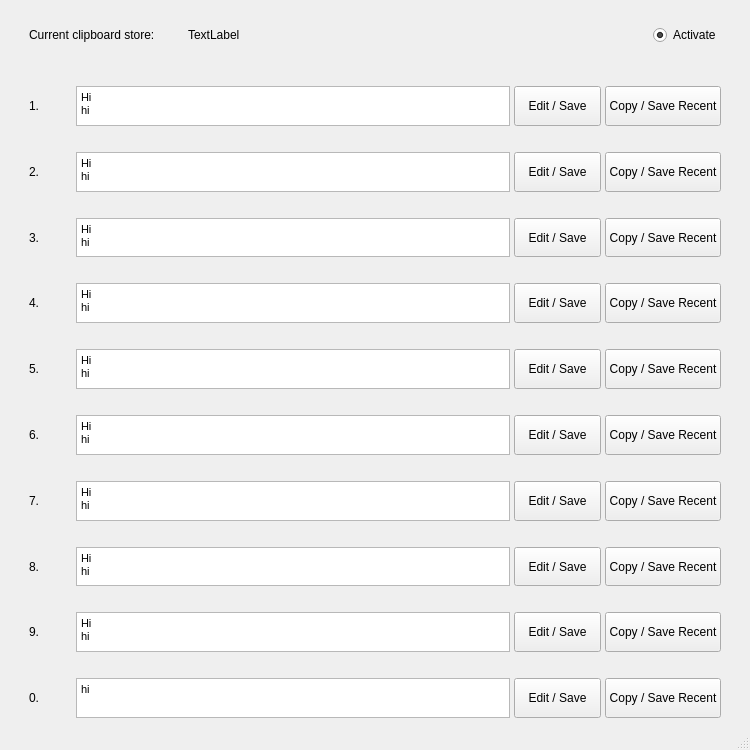
<?xml version="1.0" encoding="UTF-8"?>
<ui version="4.0">
 <class>BetterClipboard</class>
 <widget class="QMainWindow" name="BetterClipboard">
  <property name="geometry">
   <rect>
    <x>0</x>
    <y>0</y>
    <width>750</width>
    <height>750</height>
   </rect>
  </property>
  <property name="sizePolicy">
   <sizepolicy hsizetype="MinimumExpanding" vsizetype="MinimumExpanding">
    <horstretch>0</horstretch>
    <verstretch>0</verstretch>
   </sizepolicy>
  </property>
  <property name="minimumSize">
   <size>
    <width>750</width>
    <height>750</height>
   </size>
  </property>
  <property name="windowTitle">
   <string>Better Clipboard</string>
  </property>
  <widget class="QWidget" name="centralwidget">
   <layout class="QVBoxLayout" name="verticalLayout" stretch="0,0,0,0,0,0,0,0,0,0,0">
    <property name="topMargin">
     <number>0</number>
    </property>
    <property name="bottomMargin">
     <number>0</number>
    </property>
    <item>
     <layout class="QHBoxLayout" name="recent_layout" stretch="1,3,0">
      <property name="leftMargin">
       <number>20</number>
      </property>
      <property name="topMargin">
       <number>20</number>
      </property>
      <property name="rightMargin">
       <number>20</number>
      </property>
      <property name="bottomMargin">
       <number>20</number>
      </property>
      <item>
       <widget class="QLabel" name="current_text">
        <property name="text">
         <string>Current clipboard store: </string>
        </property>
       </widget>
      </item>
      <item>
       <widget class="QLabel" name="current_value">
        <property name="minimumSize">
         <size>
          <width>0</width>
          <height>30</height>
         </size>
        </property>
        <property name="maximumSize">
         <size>
          <width>16777215</width>
          <height>30</height>
         </size>
        </property>
        <property name="text">
         <string>TextLabel</string>
        </property>
       </widget>
      </item>
      <item>
       <widget class="QRadioButton" name="clipboard_active">
        <property name="text">
         <string>Activate</string>
        </property>
        <property name="checked">
         <bool>true</bool>
        </property>
       </widget>
      </item>
     </layout>
    </item>
    <item>
     <layout class="QHBoxLayout" name="entry_hori_1" stretch="1,10,2,2">
      <property name="spacing">
       <number>4</number>
      </property>
      <property name="leftMargin">
       <number>20</number>
      </property>
      <property name="topMargin">
       <number>10</number>
      </property>
      <property name="rightMargin">
       <number>20</number>
      </property>
      <property name="bottomMargin">
       <number>10</number>
      </property>
      <item>
       <widget class="QLabel" name="entry_choice_1">
        <property name="text">
         <string>1.</string>
        </property>
       </widget>
      </item>
      <item>
       <widget class="QTextEdit" name="entry_textEdit_1">
        <property name="enabled">
         <bool>true</bool>
        </property>
        <property name="sizePolicy">
         <sizepolicy hsizetype="Expanding" vsizetype="Expanding">
          <horstretch>0</horstretch>
          <verstretch>0</verstretch>
         </sizepolicy>
        </property>
        <property name="minimumSize">
         <size>
          <width>200</width>
          <height>30</height>
         </size>
        </property>
        <property name="maximumSize">
         <size>
          <width>10000</width>
          <height>50</height>
         </size>
        </property>
        <property name="baseSize">
         <size>
          <width>200</width>
          <height>50</height>
         </size>
        </property>
        <property name="html">
         <string>&lt;!DOCTYPE HTML PUBLIC &quot;-//W3C//DTD HTML 4.0//EN&quot; &quot;http://www.w3.org/TR/REC-html40/strict.dtd&quot;&gt;
&lt;html&gt;&lt;head&gt;&lt;meta name=&quot;qrichtext&quot; content=&quot;1&quot; /&gt;&lt;style type=&quot;text/css&quot;&gt;
p, li { white-space: pre-wrap; }
&lt;/style&gt;&lt;/head&gt;&lt;body style=&quot; font-family:'MS Shell Dlg 2'; font-size:8pt; font-weight:400; font-style:normal;&quot;&gt;
&lt;p style=&quot; margin-top:0px; margin-bottom:0px; margin-left:0px; margin-right:0px; -qt-block-indent:0; text-indent:0px;&quot;&gt;Hi&lt;/p&gt;
&lt;p style=&quot; margin-top:0px; margin-bottom:0px; margin-left:0px; margin-right:0px; -qt-block-indent:0; text-indent:0px;&quot;&gt;hi&lt;/p&gt;&lt;/body&gt;&lt;/html&gt;</string>
        </property>
       </widget>
      </item>
      <item>
       <widget class="QPushButton" name="entry_edit_button_1">
        <property name="sizePolicy">
         <sizepolicy hsizetype="Minimum" vsizetype="Expanding">
          <horstretch>0</horstretch>
          <verstretch>0</verstretch>
         </sizepolicy>
        </property>
        <property name="maximumSize">
         <size>
          <width>16777215</width>
          <height>45</height>
         </size>
        </property>
        <property name="text">
         <string>Edit / Save</string>
        </property>
       </widget>
      </item>
      <item>
       <widget class="QPushButton" name="entry_copy_button_1">
        <property name="sizePolicy">
         <sizepolicy hsizetype="Minimum" vsizetype="Expanding">
          <horstretch>0</horstretch>
          <verstretch>0</verstretch>
         </sizepolicy>
        </property>
        <property name="minimumSize">
         <size>
          <width>0</width>
          <height>0</height>
         </size>
        </property>
        <property name="maximumSize">
         <size>
          <width>16777215</width>
          <height>45</height>
         </size>
        </property>
        <property name="text">
         <string>Copy / Save Recent</string>
        </property>
       </widget>
      </item>
     </layout>
    </item>
    <item>
     <layout class="QHBoxLayout" name="entry_hori_2" stretch="1,10,2,2">
      <property name="spacing">
       <number>4</number>
      </property>
      <property name="leftMargin">
       <number>20</number>
      </property>
      <property name="topMargin">
       <number>10</number>
      </property>
      <property name="rightMargin">
       <number>20</number>
      </property>
      <property name="bottomMargin">
       <number>10</number>
      </property>
      <item>
       <widget class="QLabel" name="entry_choice_2">
        <property name="text">
         <string>2.</string>
        </property>
       </widget>
      </item>
      <item>
       <widget class="QTextEdit" name="entry_textEdit_2">
        <property name="enabled">
         <bool>true</bool>
        </property>
        <property name="sizePolicy">
         <sizepolicy hsizetype="Expanding" vsizetype="Expanding">
          <horstretch>0</horstretch>
          <verstretch>0</verstretch>
         </sizepolicy>
        </property>
        <property name="minimumSize">
         <size>
          <width>200</width>
          <height>30</height>
         </size>
        </property>
        <property name="maximumSize">
         <size>
          <width>10000</width>
          <height>50</height>
         </size>
        </property>
        <property name="baseSize">
         <size>
          <width>200</width>
          <height>50</height>
         </size>
        </property>
        <property name="html">
         <string>&lt;!DOCTYPE HTML PUBLIC &quot;-//W3C//DTD HTML 4.0//EN&quot; &quot;http://www.w3.org/TR/REC-html40/strict.dtd&quot;&gt;
&lt;html&gt;&lt;head&gt;&lt;meta name=&quot;qrichtext&quot; content=&quot;1&quot; /&gt;&lt;style type=&quot;text/css&quot;&gt;
p, li { white-space: pre-wrap; }
&lt;/style&gt;&lt;/head&gt;&lt;body style=&quot; font-family:'MS Shell Dlg 2'; font-size:8pt; font-weight:400; font-style:normal;&quot;&gt;
&lt;p style=&quot; margin-top:0px; margin-bottom:0px; margin-left:0px; margin-right:0px; -qt-block-indent:0; text-indent:0px;&quot;&gt;Hi&lt;/p&gt;
&lt;p style=&quot; margin-top:0px; margin-bottom:0px; margin-left:0px; margin-right:0px; -qt-block-indent:0; text-indent:0px;&quot;&gt;hi&lt;/p&gt;&lt;/body&gt;&lt;/html&gt;</string>
        </property>
       </widget>
      </item>
      <item>
       <widget class="QPushButton" name="entry_edit_button_2">
        <property name="sizePolicy">
         <sizepolicy hsizetype="Minimum" vsizetype="Expanding">
          <horstretch>0</horstretch>
          <verstretch>0</verstretch>
         </sizepolicy>
        </property>
        <property name="maximumSize">
         <size>
          <width>16777215</width>
          <height>45</height>
         </size>
        </property>
        <property name="text">
         <string>Edit / Save</string>
        </property>
       </widget>
      </item>
      <item>
       <widget class="QPushButton" name="entry_copy_button_2">
        <property name="sizePolicy">
         <sizepolicy hsizetype="Minimum" vsizetype="Expanding">
          <horstretch>0</horstretch>
          <verstretch>0</verstretch>
         </sizepolicy>
        </property>
        <property name="minimumSize">
         <size>
          <width>0</width>
          <height>0</height>
         </size>
        </property>
        <property name="maximumSize">
         <size>
          <width>16777215</width>
          <height>45</height>
         </size>
        </property>
        <property name="text">
         <string>Copy / Save Recent</string>
        </property>
       </widget>
      </item>
     </layout>
    </item>
    <item>
     <layout class="QHBoxLayout" name="entry_hori_3" stretch="1,10,2,2">
      <property name="spacing">
       <number>4</number>
      </property>
      <property name="leftMargin">
       <number>20</number>
      </property>
      <property name="topMargin">
       <number>10</number>
      </property>
      <property name="rightMargin">
       <number>20</number>
      </property>
      <property name="bottomMargin">
       <number>10</number>
      </property>
      <item>
       <widget class="QLabel" name="entry_choice_3">
        <property name="text">
         <string>3.</string>
        </property>
       </widget>
      </item>
      <item>
       <widget class="QTextEdit" name="entry_textEdit_3">
        <property name="enabled">
         <bool>true</bool>
        </property>
        <property name="sizePolicy">
         <sizepolicy hsizetype="Expanding" vsizetype="Expanding">
          <horstretch>0</horstretch>
          <verstretch>0</verstretch>
         </sizepolicy>
        </property>
        <property name="minimumSize">
         <size>
          <width>200</width>
          <height>30</height>
         </size>
        </property>
        <property name="maximumSize">
         <size>
          <width>10000</width>
          <height>50</height>
         </size>
        </property>
        <property name="baseSize">
         <size>
          <width>200</width>
          <height>50</height>
         </size>
        </property>
        <property name="html">
         <string>&lt;!DOCTYPE HTML PUBLIC &quot;-//W3C//DTD HTML 4.0//EN&quot; &quot;http://www.w3.org/TR/REC-html40/strict.dtd&quot;&gt;
&lt;html&gt;&lt;head&gt;&lt;meta name=&quot;qrichtext&quot; content=&quot;1&quot; /&gt;&lt;style type=&quot;text/css&quot;&gt;
p, li { white-space: pre-wrap; }
&lt;/style&gt;&lt;/head&gt;&lt;body style=&quot; font-family:'MS Shell Dlg 2'; font-size:8pt; font-weight:400; font-style:normal;&quot;&gt;
&lt;p style=&quot; margin-top:0px; margin-bottom:0px; margin-left:0px; margin-right:0px; -qt-block-indent:0; text-indent:0px;&quot;&gt;Hi&lt;/p&gt;
&lt;p style=&quot; margin-top:0px; margin-bottom:0px; margin-left:0px; margin-right:0px; -qt-block-indent:0; text-indent:0px;&quot;&gt;hi&lt;/p&gt;&lt;/body&gt;&lt;/html&gt;</string>
        </property>
       </widget>
      </item>
      <item>
       <widget class="QPushButton" name="entry_edit_button_3">
        <property name="sizePolicy">
         <sizepolicy hsizetype="Minimum" vsizetype="Expanding">
          <horstretch>0</horstretch>
          <verstretch>0</verstretch>
         </sizepolicy>
        </property>
        <property name="maximumSize">
         <size>
          <width>16777215</width>
          <height>45</height>
         </size>
        </property>
        <property name="text">
         <string>Edit / Save</string>
        </property>
       </widget>
      </item>
      <item>
       <widget class="QPushButton" name="entry_copy_button_3">
        <property name="sizePolicy">
         <sizepolicy hsizetype="Minimum" vsizetype="Expanding">
          <horstretch>0</horstretch>
          <verstretch>0</verstretch>
         </sizepolicy>
        </property>
        <property name="minimumSize">
         <size>
          <width>0</width>
          <height>0</height>
         </size>
        </property>
        <property name="maximumSize">
         <size>
          <width>16777215</width>
          <height>45</height>
         </size>
        </property>
        <property name="text">
         <string>Copy / Save Recent</string>
        </property>
       </widget>
      </item>
     </layout>
    </item>
    <item>
     <layout class="QHBoxLayout" name="entry_hori_4" stretch="1,10,2,2">
      <property name="spacing">
       <number>4</number>
      </property>
      <property name="leftMargin">
       <number>20</number>
      </property>
      <property name="topMargin">
       <number>10</number>
      </property>
      <property name="rightMargin">
       <number>20</number>
      </property>
      <property name="bottomMargin">
       <number>10</number>
      </property>
      <item>
       <widget class="QLabel" name="entry_choice_4">
        <property name="text">
         <string>4.</string>
        </property>
       </widget>
      </item>
      <item>
       <widget class="QTextEdit" name="entry_textEdit_4">
        <property name="enabled">
         <bool>true</bool>
        </property>
        <property name="sizePolicy">
         <sizepolicy hsizetype="Expanding" vsizetype="Expanding">
          <horstretch>0</horstretch>
          <verstretch>0</verstretch>
         </sizepolicy>
        </property>
        <property name="minimumSize">
         <size>
          <width>200</width>
          <height>30</height>
         </size>
        </property>
        <property name="maximumSize">
         <size>
          <width>10000</width>
          <height>50</height>
         </size>
        </property>
        <property name="baseSize">
         <size>
          <width>200</width>
          <height>50</height>
         </size>
        </property>
        <property name="html">
         <string>&lt;!DOCTYPE HTML PUBLIC &quot;-//W3C//DTD HTML 4.0//EN&quot; &quot;http://www.w3.org/TR/REC-html40/strict.dtd&quot;&gt;
&lt;html&gt;&lt;head&gt;&lt;meta name=&quot;qrichtext&quot; content=&quot;1&quot; /&gt;&lt;style type=&quot;text/css&quot;&gt;
p, li { white-space: pre-wrap; }
&lt;/style&gt;&lt;/head&gt;&lt;body style=&quot; font-family:'MS Shell Dlg 2'; font-size:8pt; font-weight:400; font-style:normal;&quot;&gt;
&lt;p style=&quot; margin-top:0px; margin-bottom:0px; margin-left:0px; margin-right:0px; -qt-block-indent:0; text-indent:0px;&quot;&gt;Hi&lt;/p&gt;
&lt;p style=&quot; margin-top:0px; margin-bottom:0px; margin-left:0px; margin-right:0px; -qt-block-indent:0; text-indent:0px;&quot;&gt;hi&lt;/p&gt;&lt;/body&gt;&lt;/html&gt;</string>
        </property>
       </widget>
      </item>
      <item>
       <widget class="QPushButton" name="entry_edit_button_4">
        <property name="sizePolicy">
         <sizepolicy hsizetype="Minimum" vsizetype="Expanding">
          <horstretch>0</horstretch>
          <verstretch>0</verstretch>
         </sizepolicy>
        </property>
        <property name="maximumSize">
         <size>
          <width>16777215</width>
          <height>45</height>
         </size>
        </property>
        <property name="text">
         <string>Edit / Save</string>
        </property>
       </widget>
      </item>
      <item>
       <widget class="QPushButton" name="entry_copy_button_4">
        <property name="sizePolicy">
         <sizepolicy hsizetype="Minimum" vsizetype="Expanding">
          <horstretch>0</horstretch>
          <verstretch>0</verstretch>
         </sizepolicy>
        </property>
        <property name="minimumSize">
         <size>
          <width>0</width>
          <height>0</height>
         </size>
        </property>
        <property name="maximumSize">
         <size>
          <width>16777215</width>
          <height>45</height>
         </size>
        </property>
        <property name="text">
         <string>Copy / Save Recent</string>
        </property>
       </widget>
      </item>
     </layout>
    </item>
    <item>
     <layout class="QHBoxLayout" name="entry_hori_5" stretch="1,10,2,2">
      <property name="spacing">
       <number>4</number>
      </property>
      <property name="leftMargin">
       <number>20</number>
      </property>
      <property name="topMargin">
       <number>10</number>
      </property>
      <property name="rightMargin">
       <number>20</number>
      </property>
      <property name="bottomMargin">
       <number>10</number>
      </property>
      <item>
       <widget class="QLabel" name="entry_choice_5">
        <property name="text">
         <string>5.</string>
        </property>
       </widget>
      </item>
      <item>
       <widget class="QTextEdit" name="entry_textEdit_5">
        <property name="enabled">
         <bool>true</bool>
        </property>
        <property name="sizePolicy">
         <sizepolicy hsizetype="Expanding" vsizetype="Expanding">
          <horstretch>0</horstretch>
          <verstretch>0</verstretch>
         </sizepolicy>
        </property>
        <property name="minimumSize">
         <size>
          <width>200</width>
          <height>30</height>
         </size>
        </property>
        <property name="maximumSize">
         <size>
          <width>10000</width>
          <height>50</height>
         </size>
        </property>
        <property name="baseSize">
         <size>
          <width>200</width>
          <height>50</height>
         </size>
        </property>
        <property name="html">
         <string>&lt;!DOCTYPE HTML PUBLIC &quot;-//W3C//DTD HTML 4.0//EN&quot; &quot;http://www.w3.org/TR/REC-html40/strict.dtd&quot;&gt;
&lt;html&gt;&lt;head&gt;&lt;meta name=&quot;qrichtext&quot; content=&quot;1&quot; /&gt;&lt;style type=&quot;text/css&quot;&gt;
p, li { white-space: pre-wrap; }
&lt;/style&gt;&lt;/head&gt;&lt;body style=&quot; font-family:'MS Shell Dlg 2'; font-size:8pt; font-weight:400; font-style:normal;&quot;&gt;
&lt;p style=&quot; margin-top:0px; margin-bottom:0px; margin-left:0px; margin-right:0px; -qt-block-indent:0; text-indent:0px;&quot;&gt;Hi&lt;/p&gt;
&lt;p style=&quot; margin-top:0px; margin-bottom:0px; margin-left:0px; margin-right:0px; -qt-block-indent:0; text-indent:0px;&quot;&gt;hi&lt;/p&gt;&lt;/body&gt;&lt;/html&gt;</string>
        </property>
       </widget>
      </item>
      <item>
       <widget class="QPushButton" name="entry_edit_button_5">
        <property name="sizePolicy">
         <sizepolicy hsizetype="Minimum" vsizetype="Expanding">
          <horstretch>0</horstretch>
          <verstretch>0</verstretch>
         </sizepolicy>
        </property>
        <property name="maximumSize">
         <size>
          <width>16777215</width>
          <height>45</height>
         </size>
        </property>
        <property name="text">
         <string>Edit / Save</string>
        </property>
       </widget>
      </item>
      <item>
       <widget class="QPushButton" name="entry_copy_button_5">
        <property name="sizePolicy">
         <sizepolicy hsizetype="Minimum" vsizetype="Expanding">
          <horstretch>0</horstretch>
          <verstretch>0</verstretch>
         </sizepolicy>
        </property>
        <property name="minimumSize">
         <size>
          <width>0</width>
          <height>0</height>
         </size>
        </property>
        <property name="maximumSize">
         <size>
          <width>16777215</width>
          <height>45</height>
         </size>
        </property>
        <property name="text">
         <string>Copy / Save Recent</string>
        </property>
       </widget>
      </item>
     </layout>
    </item>
    <item>
     <layout class="QHBoxLayout" name="entry_hori_6" stretch="1,10,2,2">
      <property name="spacing">
       <number>4</number>
      </property>
      <property name="leftMargin">
       <number>20</number>
      </property>
      <property name="topMargin">
       <number>10</number>
      </property>
      <property name="rightMargin">
       <number>20</number>
      </property>
      <property name="bottomMargin">
       <number>10</number>
      </property>
      <item>
       <widget class="QLabel" name="entry_choice_6">
        <property name="text">
         <string>6.</string>
        </property>
       </widget>
      </item>
      <item>
       <widget class="QTextEdit" name="entry_textEdit_6">
        <property name="enabled">
         <bool>true</bool>
        </property>
        <property name="sizePolicy">
         <sizepolicy hsizetype="Expanding" vsizetype="Expanding">
          <horstretch>0</horstretch>
          <verstretch>0</verstretch>
         </sizepolicy>
        </property>
        <property name="minimumSize">
         <size>
          <width>200</width>
          <height>30</height>
         </size>
        </property>
        <property name="maximumSize">
         <size>
          <width>10000</width>
          <height>50</height>
         </size>
        </property>
        <property name="baseSize">
         <size>
          <width>200</width>
          <height>50</height>
         </size>
        </property>
        <property name="html">
         <string>&lt;!DOCTYPE HTML PUBLIC &quot;-//W3C//DTD HTML 4.0//EN&quot; &quot;http://www.w3.org/TR/REC-html40/strict.dtd&quot;&gt;
&lt;html&gt;&lt;head&gt;&lt;meta name=&quot;qrichtext&quot; content=&quot;1&quot; /&gt;&lt;style type=&quot;text/css&quot;&gt;
p, li { white-space: pre-wrap; }
&lt;/style&gt;&lt;/head&gt;&lt;body style=&quot; font-family:'MS Shell Dlg 2'; font-size:8pt; font-weight:400; font-style:normal;&quot;&gt;
&lt;p style=&quot; margin-top:0px; margin-bottom:0px; margin-left:0px; margin-right:0px; -qt-block-indent:0; text-indent:0px;&quot;&gt;Hi&lt;/p&gt;
&lt;p style=&quot; margin-top:0px; margin-bottom:0px; margin-left:0px; margin-right:0px; -qt-block-indent:0; text-indent:0px;&quot;&gt;hi&lt;/p&gt;&lt;/body&gt;&lt;/html&gt;</string>
        </property>
       </widget>
      </item>
      <item>
       <widget class="QPushButton" name="entry_edit_button_6">
        <property name="sizePolicy">
         <sizepolicy hsizetype="Minimum" vsizetype="Expanding">
          <horstretch>0</horstretch>
          <verstretch>0</verstretch>
         </sizepolicy>
        </property>
        <property name="maximumSize">
         <size>
          <width>16777215</width>
          <height>45</height>
         </size>
        </property>
        <property name="text">
         <string>Edit / Save</string>
        </property>
       </widget>
      </item>
      <item>
       <widget class="QPushButton" name="entry_copy_button_6">
        <property name="sizePolicy">
         <sizepolicy hsizetype="Minimum" vsizetype="Expanding">
          <horstretch>0</horstretch>
          <verstretch>0</verstretch>
         </sizepolicy>
        </property>
        <property name="minimumSize">
         <size>
          <width>0</width>
          <height>0</height>
         </size>
        </property>
        <property name="maximumSize">
         <size>
          <width>16777215</width>
          <height>45</height>
         </size>
        </property>
        <property name="text">
         <string>Copy / Save Recent</string>
        </property>
       </widget>
      </item>
     </layout>
    </item>
    <item>
     <layout class="QHBoxLayout" name="entry_hori_7" stretch="1,10,2,2">
      <property name="spacing">
       <number>4</number>
      </property>
      <property name="leftMargin">
       <number>20</number>
      </property>
      <property name="topMargin">
       <number>10</number>
      </property>
      <property name="rightMargin">
       <number>20</number>
      </property>
      <property name="bottomMargin">
       <number>10</number>
      </property>
      <item>
       <widget class="QLabel" name="entry_choice_7">
        <property name="text">
         <string>7.</string>
        </property>
       </widget>
      </item>
      <item>
       <widget class="QTextEdit" name="entry_textEdit_7">
        <property name="enabled">
         <bool>true</bool>
        </property>
        <property name="sizePolicy">
         <sizepolicy hsizetype="Expanding" vsizetype="Expanding">
          <horstretch>0</horstretch>
          <verstretch>0</verstretch>
         </sizepolicy>
        </property>
        <property name="minimumSize">
         <size>
          <width>200</width>
          <height>30</height>
         </size>
        </property>
        <property name="maximumSize">
         <size>
          <width>10000</width>
          <height>50</height>
         </size>
        </property>
        <property name="baseSize">
         <size>
          <width>200</width>
          <height>50</height>
         </size>
        </property>
        <property name="html">
         <string>&lt;!DOCTYPE HTML PUBLIC &quot;-//W3C//DTD HTML 4.0//EN&quot; &quot;http://www.w3.org/TR/REC-html40/strict.dtd&quot;&gt;
&lt;html&gt;&lt;head&gt;&lt;meta name=&quot;qrichtext&quot; content=&quot;1&quot; /&gt;&lt;style type=&quot;text/css&quot;&gt;
p, li { white-space: pre-wrap; }
&lt;/style&gt;&lt;/head&gt;&lt;body style=&quot; font-family:'MS Shell Dlg 2'; font-size:8pt; font-weight:400; font-style:normal;&quot;&gt;
&lt;p style=&quot; margin-top:0px; margin-bottom:0px; margin-left:0px; margin-right:0px; -qt-block-indent:0; text-indent:0px;&quot;&gt;Hi&lt;/p&gt;
&lt;p style=&quot; margin-top:0px; margin-bottom:0px; margin-left:0px; margin-right:0px; -qt-block-indent:0; text-indent:0px;&quot;&gt;hi&lt;/p&gt;&lt;/body&gt;&lt;/html&gt;</string>
        </property>
       </widget>
      </item>
      <item>
       <widget class="QPushButton" name="entry_edit_button_7">
        <property name="sizePolicy">
         <sizepolicy hsizetype="Minimum" vsizetype="Expanding">
          <horstretch>0</horstretch>
          <verstretch>0</verstretch>
         </sizepolicy>
        </property>
        <property name="maximumSize">
         <size>
          <width>16777215</width>
          <height>45</height>
         </size>
        </property>
        <property name="text">
         <string>Edit / Save</string>
        </property>
       </widget>
      </item>
      <item>
       <widget class="QPushButton" name="entry_copy_button_7">
        <property name="sizePolicy">
         <sizepolicy hsizetype="Minimum" vsizetype="Expanding">
          <horstretch>0</horstretch>
          <verstretch>0</verstretch>
         </sizepolicy>
        </property>
        <property name="minimumSize">
         <size>
          <width>0</width>
          <height>0</height>
         </size>
        </property>
        <property name="maximumSize">
         <size>
          <width>16777215</width>
          <height>45</height>
         </size>
        </property>
        <property name="text">
         <string>Copy / Save Recent</string>
        </property>
       </widget>
      </item>
     </layout>
    </item>
    <item>
     <layout class="QHBoxLayout" name="entry_hori_8" stretch="1,10,2,2">
      <property name="spacing">
       <number>4</number>
      </property>
      <property name="leftMargin">
       <number>20</number>
      </property>
      <property name="topMargin">
       <number>10</number>
      </property>
      <property name="rightMargin">
       <number>20</number>
      </property>
      <property name="bottomMargin">
       <number>10</number>
      </property>
      <item>
       <widget class="QLabel" name="entry_choice_8">
        <property name="text">
         <string>8.</string>
        </property>
       </widget>
      </item>
      <item>
       <widget class="QTextEdit" name="entry_textEdit_8">
        <property name="enabled">
         <bool>true</bool>
        </property>
        <property name="sizePolicy">
         <sizepolicy hsizetype="Expanding" vsizetype="Expanding">
          <horstretch>0</horstretch>
          <verstretch>0</verstretch>
         </sizepolicy>
        </property>
        <property name="minimumSize">
         <size>
          <width>200</width>
          <height>30</height>
         </size>
        </property>
        <property name="maximumSize">
         <size>
          <width>10000</width>
          <height>50</height>
         </size>
        </property>
        <property name="baseSize">
         <size>
          <width>200</width>
          <height>50</height>
         </size>
        </property>
        <property name="html">
         <string>&lt;!DOCTYPE HTML PUBLIC &quot;-//W3C//DTD HTML 4.0//EN&quot; &quot;http://www.w3.org/TR/REC-html40/strict.dtd&quot;&gt;
&lt;html&gt;&lt;head&gt;&lt;meta name=&quot;qrichtext&quot; content=&quot;1&quot; /&gt;&lt;style type=&quot;text/css&quot;&gt;
p, li { white-space: pre-wrap; }
&lt;/style&gt;&lt;/head&gt;&lt;body style=&quot; font-family:'MS Shell Dlg 2'; font-size:8pt; font-weight:400; font-style:normal;&quot;&gt;
&lt;p style=&quot; margin-top:0px; margin-bottom:0px; margin-left:0px; margin-right:0px; -qt-block-indent:0; text-indent:0px;&quot;&gt;Hi&lt;/p&gt;
&lt;p style=&quot; margin-top:0px; margin-bottom:0px; margin-left:0px; margin-right:0px; -qt-block-indent:0; text-indent:0px;&quot;&gt;hi&lt;/p&gt;&lt;/body&gt;&lt;/html&gt;</string>
        </property>
       </widget>
      </item>
      <item>
       <widget class="QPushButton" name="entry_edit_button_8">
        <property name="sizePolicy">
         <sizepolicy hsizetype="Minimum" vsizetype="Expanding">
          <horstretch>0</horstretch>
          <verstretch>0</verstretch>
         </sizepolicy>
        </property>
        <property name="maximumSize">
         <size>
          <width>16777215</width>
          <height>45</height>
         </size>
        </property>
        <property name="text">
         <string>Edit / Save</string>
        </property>
       </widget>
      </item>
      <item>
       <widget class="QPushButton" name="entry_copy_button_8">
        <property name="sizePolicy">
         <sizepolicy hsizetype="Minimum" vsizetype="Expanding">
          <horstretch>0</horstretch>
          <verstretch>0</verstretch>
         </sizepolicy>
        </property>
        <property name="minimumSize">
         <size>
          <width>0</width>
          <height>0</height>
         </size>
        </property>
        <property name="maximumSize">
         <size>
          <width>16777215</width>
          <height>45</height>
         </size>
        </property>
        <property name="text">
         <string>Copy / Save Recent</string>
        </property>
       </widget>
      </item>
     </layout>
    </item>
    <item>
     <layout class="QHBoxLayout" name="entry_hori_9" stretch="1,10,2,2">
      <property name="spacing">
       <number>4</number>
      </property>
      <property name="leftMargin">
       <number>20</number>
      </property>
      <property name="topMargin">
       <number>10</number>
      </property>
      <property name="rightMargin">
       <number>20</number>
      </property>
      <property name="bottomMargin">
       <number>10</number>
      </property>
      <item>
       <widget class="QLabel" name="entry_choice_9">
        <property name="text">
         <string>9.</string>
        </property>
       </widget>
      </item>
      <item>
       <widget class="QTextEdit" name="entry_textEdit_9">
        <property name="enabled">
         <bool>true</bool>
        </property>
        <property name="sizePolicy">
         <sizepolicy hsizetype="Expanding" vsizetype="Expanding">
          <horstretch>0</horstretch>
          <verstretch>0</verstretch>
         </sizepolicy>
        </property>
        <property name="minimumSize">
         <size>
          <width>200</width>
          <height>30</height>
         </size>
        </property>
        <property name="maximumSize">
         <size>
          <width>10000</width>
          <height>50</height>
         </size>
        </property>
        <property name="baseSize">
         <size>
          <width>200</width>
          <height>50</height>
         </size>
        </property>
        <property name="html">
         <string>&lt;!DOCTYPE HTML PUBLIC &quot;-//W3C//DTD HTML 4.0//EN&quot; &quot;http://www.w3.org/TR/REC-html40/strict.dtd&quot;&gt;
&lt;html&gt;&lt;head&gt;&lt;meta name=&quot;qrichtext&quot; content=&quot;1&quot; /&gt;&lt;style type=&quot;text/css&quot;&gt;
p, li { white-space: pre-wrap; }
&lt;/style&gt;&lt;/head&gt;&lt;body style=&quot; font-family:'MS Shell Dlg 2'; font-size:8pt; font-weight:400; font-style:normal;&quot;&gt;
&lt;p style=&quot; margin-top:0px; margin-bottom:0px; margin-left:0px; margin-right:0px; -qt-block-indent:0; text-indent:0px;&quot;&gt;Hi&lt;/p&gt;
&lt;p style=&quot; margin-top:0px; margin-bottom:0px; margin-left:0px; margin-right:0px; -qt-block-indent:0; text-indent:0px;&quot;&gt;hi&lt;/p&gt;&lt;/body&gt;&lt;/html&gt;</string>
        </property>
       </widget>
      </item>
      <item>
       <widget class="QPushButton" name="entry_edit_button_9">
        <property name="sizePolicy">
         <sizepolicy hsizetype="Minimum" vsizetype="Expanding">
          <horstretch>0</horstretch>
          <verstretch>0</verstretch>
         </sizepolicy>
        </property>
        <property name="maximumSize">
         <size>
          <width>16777215</width>
          <height>45</height>
         </size>
        </property>
        <property name="text">
         <string>Edit / Save</string>
        </property>
       </widget>
      </item>
      <item>
       <widget class="QPushButton" name="entry_copy_button_9">
        <property name="sizePolicy">
         <sizepolicy hsizetype="Minimum" vsizetype="Expanding">
          <horstretch>0</horstretch>
          <verstretch>0</verstretch>
         </sizepolicy>
        </property>
        <property name="minimumSize">
         <size>
          <width>0</width>
          <height>0</height>
         </size>
        </property>
        <property name="maximumSize">
         <size>
          <width>16777215</width>
          <height>45</height>
         </size>
        </property>
        <property name="text">
         <string>Copy / Save Recent</string>
        </property>
       </widget>
      </item>
     </layout>
    </item>
    <item>
     <layout class="QHBoxLayout" name="entry_hori_0" stretch="1,10,2,2">
      <property name="spacing">
       <number>4</number>
      </property>
      <property name="leftMargin">
       <number>20</number>
      </property>
      <property name="topMargin">
       <number>10</number>
      </property>
      <property name="rightMargin">
       <number>20</number>
      </property>
      <property name="bottomMargin">
       <number>10</number>
      </property>
      <item>
       <widget class="QLabel" name="entry_choice_0">
        <property name="text">
         <string>0.</string>
        </property>
       </widget>
      </item>
      <item>
       <widget class="QTextEdit" name="entry_textEdit_0">
        <property name="enabled">
         <bool>true</bool>
        </property>
        <property name="sizePolicy">
         <sizepolicy hsizetype="Expanding" vsizetype="Expanding">
          <horstretch>0</horstretch>
          <verstretch>0</verstretch>
         </sizepolicy>
        </property>
        <property name="minimumSize">
         <size>
          <width>200</width>
          <height>30</height>
         </size>
        </property>
        <property name="maximumSize">
         <size>
          <width>10000</width>
          <height>50</height>
         </size>
        </property>
        <property name="baseSize">
         <size>
          <width>200</width>
          <height>50</height>
         </size>
        </property>
        <property name="html">
         <string>&lt;!DOCTYPE HTML PUBLIC &quot;-//W3C//DTD HTML 4.0//EN&quot; &quot;http://www.w3.org/TR/REC-html40/strict.dtd&quot;&gt;
&lt;html&gt;&lt;head&gt;&lt;meta name=&quot;qrichtext&quot; content=&quot;1&quot; /&gt;&lt;style type=&quot;text/css&quot;&gt;
p, li { white-space: pre-wrap; }
&lt;/style&gt;&lt;/head&gt;&lt;body style=&quot; font-family:'MS Shell Dlg 2'; font-size:8pt; font-weight:400; font-style:normal;&quot;&gt;
&lt;p style=&quot; margin-top:0px; margin-bottom:0px; margin-left:0px; margin-right:0px; -qt-block-indent:0; text-indent:0px;&quot;&gt;hi&lt;/p&gt;&lt;/body&gt;&lt;/html&gt;</string>
        </property>
       </widget>
      </item>
      <item>
       <widget class="QPushButton" name="entry_edit_button_0">
        <property name="sizePolicy">
         <sizepolicy hsizetype="Minimum" vsizetype="Expanding">
          <horstretch>0</horstretch>
          <verstretch>0</verstretch>
         </sizepolicy>
        </property>
        <property name="maximumSize">
         <size>
          <width>16777215</width>
          <height>45</height>
         </size>
        </property>
        <property name="text">
         <string>Edit / Save</string>
        </property>
       </widget>
      </item>
      <item>
       <widget class="QPushButton" name="entry_copy_button_0">
        <property name="sizePolicy">
         <sizepolicy hsizetype="Minimum" vsizetype="Expanding">
          <horstretch>0</horstretch>
          <verstretch>0</verstretch>
         </sizepolicy>
        </property>
        <property name="minimumSize">
         <size>
          <width>0</width>
          <height>0</height>
         </size>
        </property>
        <property name="maximumSize">
         <size>
          <width>16777215</width>
          <height>45</height>
         </size>
        </property>
        <property name="text">
         <string>Copy / Save Recent</string>
        </property>
       </widget>
      </item>
     </layout>
    </item>
   </layout>
  </widget>
  <widget class="QMenuBar" name="menubar">
   <property name="geometry">
    <rect>
     <x>0</x>
     <y>0</y>
     <width>750</width>
     <height>18</height>
    </rect>
   </property>
  </widget>
  <widget class="QStatusBar" name="statusbar"/>
 </widget>
 <resources/>
 <connections/>
</ui>
